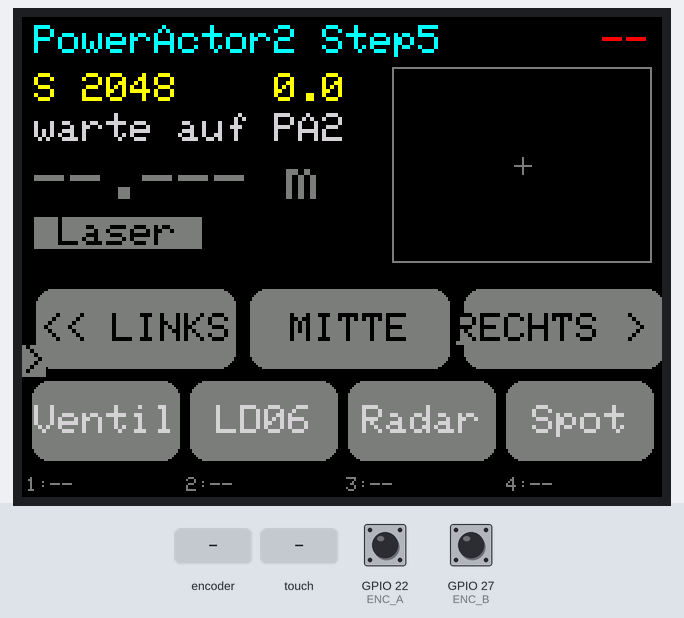
A sketch run on a simulated ESP32. Parts: 320×240 colour display. The test bench sets the inputs (shaded band); at power-on: GPIO 22 (ENC_A) HIGH, GPIO 27 (ENC_B) HIGH. WiFi joins after 1.5 s; servers stay silent unless stated; not simulated (calls return 0 or success): Credentials.h; what the sketch prints to the serial monitor is not drawn.

Above: at 3.0 s.
3.1 s: rotary encoder on GPIO 22 (ENC_A) / GPIO 27 (ENC_B) turned 3 steps (first pin leading)
At 4.5 s:
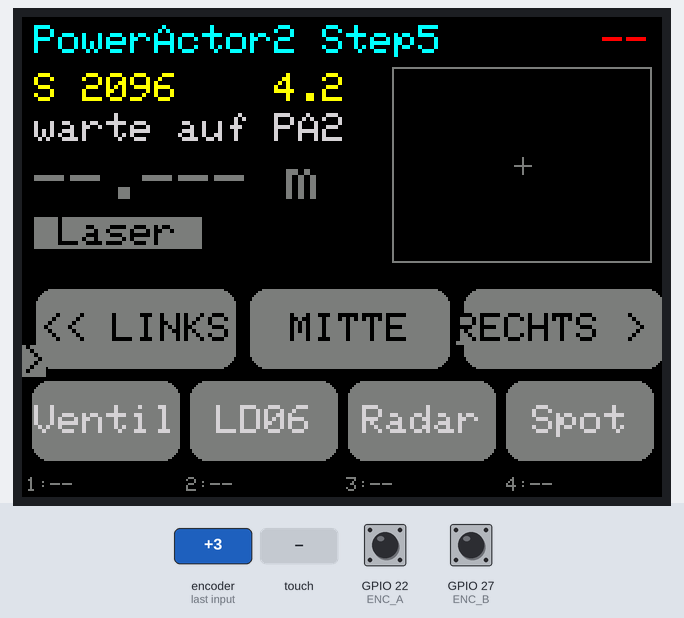
5.2 s: screen touched at 13 % across, 70 % down
At 5.9 s:
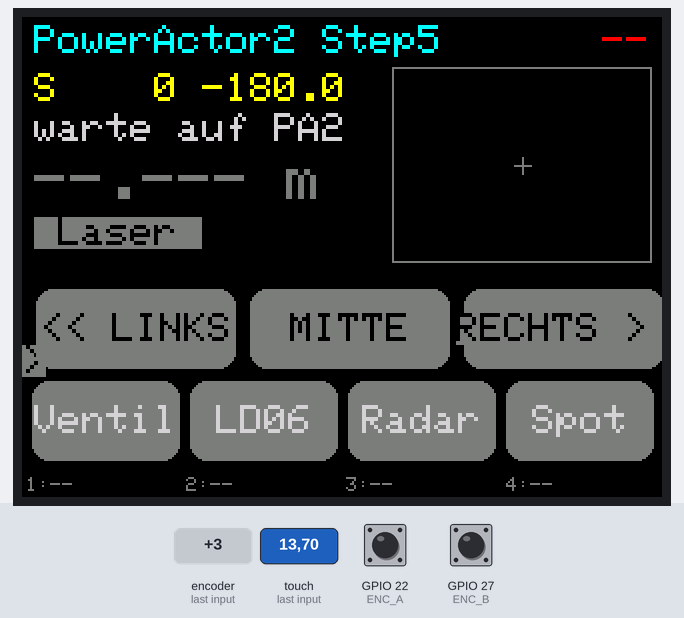
7.0 s: screen touched at 87 % across, 70 % down
At 8.5 s:
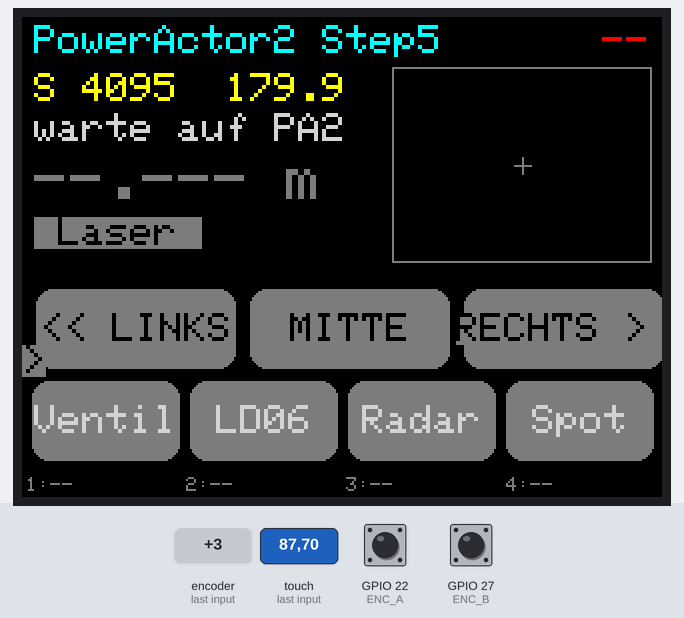
8.8 s: screen touched at 87 % across, 70 % down
At 8.95 s:
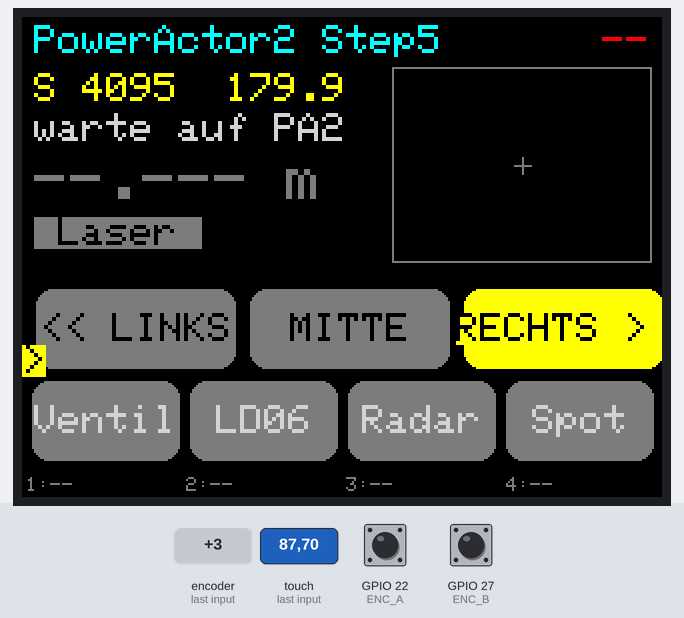
10.6 s: rotary encoder on GPIO 22 (ENC_A) / GPIO 27 (ENC_B) turned 2 steps (second pin leading)
At 11.2 s:
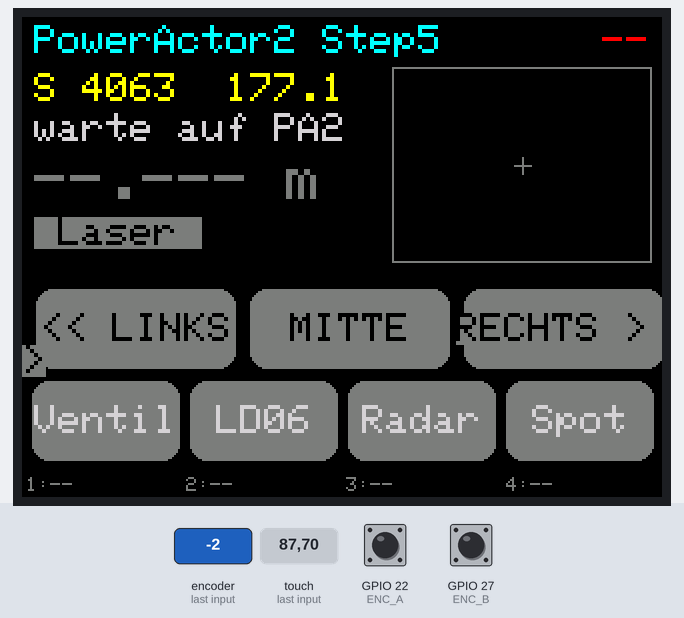
Timing chart, 0 to 13.5 s (numbered marks = the images above; inputs shaded):
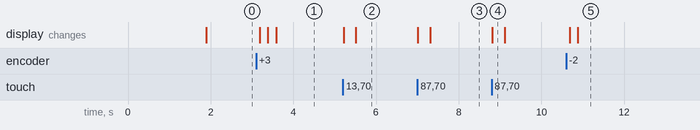

Measured:
- after the input at 3.1 s, the display: first changes after 0.08 s (image 1 shows a later state)
- after the input at 5.2 s, the display: first changes at once (image 2 shows a later state)
- after the input at 7.0 s, the display: first changes at once (image 3 shows a later state)
- after the input at 8.8 s, the display: changes at once (image 4)
- after the input at 10.6 s, the display: first changes after 0.08 s (image 5 shows a later state)

The sketch:

Step5_Display.ino
```cpp
// =============================================================================
//  Step5_Display - Display-/Encoder-Seite zu Step5_RelaysIR (PowerActor2)
//  Basis: Step4_Display (Servo-Bedienung, Lidar-/Laser-Anzeige unveraendert)
//         + Relais-Knoepfe + Bild der IR-Positionskamera (bis 4 Punkte).
//
//  Bedienung:
//    Drehknopf          : faehrt den Servo direkt (ENC_STEP Ticks je Raste)
//    Touch << LINKS     : so schnell wie moeglich an den linken Rand (0 = -180 Grad)
//    Touch MITTE        : so schnell wie moeglich in die Mitte (2048 = 0 Grad)
//    Touch RECHTS >>    : so schnell wie moeglich an den rechten Rand (4095 = +180 Grad)
//    Touch Ventil/LD06/Radar/Spot : Relais umschalten (gruen = EIN)
//  Anzeige: Servo Soll/Ist/Temperatur, Lidar-Distanz (bzw. Fehler), Laser EIN/AUS,
//  rechts oben das IR-Kamerabild (1024 x 768 auf 128 x 96 verkleinert) mit den
//  Punkten 1..4 (rot/gruen/cyan/gelb), unten deren Koordinaten.
//  Der Laser schaltet der PowerActor2 selbst (< 0,5 m), das Display zeigt ihn nur.
//  Die Relais gehen am PowerActor2 aus, wenn das Display 3 s nichts sendet.
//
//  Kein Flackern: der feste Teil (Titel, Knoepfe, Rahmen) wird EINMAL
//  gezeichnet; danach werden nur geaenderte Werte ueberschrieben - Text mit
//  Hintergrundfarbe auf fester Breite, IR-Punkte nur bei Bewegung neu.
//
//  Touch: XPT2046 des CYD28, von LGFX_AUTODETECT eingerichtet (wie
//  Displays/Bedienung_Einstellungen), nur die Druck-Flanke loest aus.
//  Protokoll: eigenes Test-Protokoll, identisch in Step5_RelaysIR (kein xCom).
//  Board: CYD28 (ESP32-2432S028), FQBN esp32:esp32:esp32, per USB-COM flashen.
// =============================================================================
#include <Arduino.h>
#include <WiFi.h>
#include <WiFiUdp.h>
#include <Credentials.h>   // ssid, password
#include <LovyanGFX.hpp>
#define LGFX_AUTODETECT
#include <LGFX_AUTODETECT.hpp>

LGFX gfx;

// Encoder am CYD28 (aus Pa1_1_encoderTest6_3_1/dispDef.h)
#define ENC_A 22
#define ENC_B 27

#define ENC_STEP  16          // Servo-Ticks je Raste (~1,4 Grad)
#define POLL_MS   150
#define SEND_GAP  60          // ms: Servo-Ziel hoechstens so oft senden

// ── Protokoll (identisch in Step5_RelaysIR) ──────────────────────────────────

#define PA2_IP            IPAddress(192, 168, 0, 181)
#define STEP2_CMD_PORT    4310
#define STEP2_STATE_PORT  4311
#define STEP5_MAGIC       0x55
#define SERVO_MIN         0
#define SERVO_MAX         4095
#define SERVO_CENTER      2048
#define LIDAR_NONE        0xFF
#define IR_NONE           1023

enum : uint8_t { S2_POLL = 0, S2_SERVO = 1, S2_RELAY = 2, S2_FAST = 3 };

struct __attribute__((packed)) Step2Cmd {
  uint8_t  magic;
  uint8_t  type;
  uint16_t value;
};

struct __attribute__((packed)) Step5State {
  uint8_t  magic;
  uint8_t  servoOk;
  uint16_t servoGoal;
  uint16_t servoPos;
  uint8_t  tempC;
  uint8_t  lidarErr;
  uint32_t lidarMm;
  uint8_t  laserOn;
  uint8_t  relays;
  uint8_t  irOk;
  uint16_t irX[4];
  uint16_t irY[4];
  uint8_t  irS[4];
};

WiFiUDP udp;
Step5State st = {};
bool     haveState = false;
uint32_t lastRx    = 0;

// ── Bedienzustand ────────────────────────────────────────────────────────────

int  target    = SERVO_CENTER; // Servo-Soll am Display
bool targetDirty = false;
bool touchDown = false;       // Entprellung: nur Druck-Flanke feuert
int  flashBtn  = -1;          // zuletzt gedrueckter Servo-Knopf (kurz hell)
uint32_t flashUntil = 0;

// Ein Anzeigefeld: schreibt nur, wenn sich Text oder Farbe geaendert haben,
// und fuellt immer auf die volle Feldbreite (alte, laengere Texte verschwinden
// ohne vorheriges Loeschen).
struct Field {
  int x, y, chars, size;
  char last[56];
  uint16_t lastFg, lastBg;
};

// Servo-Knoepfe: nebeneinander, gleiche Breite
struct FastBtn { const char *text; uint16_t pos; };
const FastBtn BTNS[3] = {{"<< LINKS", SERVO_MIN}, {"MITTE", SERVO_CENTER}, {"RECHTS >>", SERVO_MAX}};
#define BTN_Y   136
#define BTN_H   40
#define BTN_W   100
#define BTN_GAP 7
int btnX(int i) { return BTN_GAP + i * (BTN_W + BTN_GAP); }

// Relais-Knoepfe (Reihenfolge = Relais 1..4 am PowerActor2)
const char *RELAY_TEXT[4] = {"Ventil", "LD06", "Radar", "Spot"};
#define REL_Y   182
#define REL_H   40
#define REL_W   74
#define REL_GAP 5
int relX(int i) { return REL_GAP + i * (REL_W + REL_GAP); }
int8_t relDrawn[4] = {-1, -1, -1, -1};   // gezeichneter Zustand: -1 neu, 0 aus, 1 ein, 2 offline

// IR-Bild: 1024 x 768 -> 128 x 96 (Faktor 8)
#define IRV_X  186
#define IRV_Y  26
#define IRV_W  128
#define IRV_H  96
const uint16_t IR_COL[4] = {TFT_RED, TFT_GREEN, TFT_CYAN, TFT_YELLOW};
int irPx[4] = {-1, -1, -1, -1}, irPy[4], irPr[4];   // gezeichnete Punkte (-1 = keiner)


// ── Encoder (1:1 aus Pa1_1_encoderTest6_3_1/dispProc.ino) ───────────────────

bool readEncoder(int &encoderValue, int counterStep) {
  static int counter = 0;
  static int lastCounter = 0;

  lastCounter = counter;
  static uint8_t old_AB = 3;
  static int8_t encval = 0;
  static const int8_t enc_states[] = {0,-1,1,0,1,0,0,-1,-1,0,0,1,0,1,-1,0};

  old_AB <<= 2;
  if (digitalRead(ENC_A)) old_AB |= 0x02;
  if (digitalRead(ENC_B)) old_AB |= 0x01;
  encval += enc_states[(old_AB & 0x0f)];

  if (encval > 3)       { counter++; encval = 0; }
  else if (encval < -3) { counter--; encval = 0; }

  if (lastCounter != counter) {
    if (counter > lastCounter) encoderValue += counterStep;
    if (counter < lastCounter) encoderValue -= counterStep;
    return true;
  }
  return false;
}

// ── Senden / Empfangen ───────────────────────────────────────────────────────

void sendCmd(uint8_t type, uint16_t value) {
  Step2Cmd c = {STEP5_MAGIC, type, value};
  udp.beginPacket(PA2_IP, STEP2_CMD_PORT);
  udp.write((const uint8_t *)&c, sizeof(c));
  udp.endPacket();
}

bool receiveState() {
  int len = udp.parsePacket();
  if (len <= 0) return false;
  Step5State s;
  if (len != sizeof(s)) { udp.flush(); return false; }
  udp.read((uint8_t *)&s, sizeof(s));
  if (s.magic != STEP5_MAGIC) return false;
  if (!haveState) target = s.servoGoal;   // beim ersten Kontakt Soll uebernehmen
  st = s;
  haveState = true;
  lastRx = millis();
  return true;
}

bool online() { return haveState && millis() - lastRx < 2000; }

// ── Anzeige ──────────────────────────────────────────────────────────────────

float ticksToDeg(int t) { return (t - 2048) * 360.0f / 4096.0f; }

void drawField(Field &f, uint16_t fg, uint16_t bg, const char *fmt, ...) {
  char buf[56];
  va_list ap;
  va_start(ap, fmt);
  vsnprintf(buf, sizeof(buf), fmt, ap);
  va_end(ap);
  int n = strlen(buf);
  while (n < f.chars && n < (int)sizeof(buf) - 1) buf[n++] = ' ';
  buf[n] = 0;
  if (!strcmp(buf, f.last) && fg == f.lastFg && bg == f.lastBg) return;
  gfx.setTextSize(f.size);
  gfx.setTextColor(fg, bg);
  gfx.setCursor(f.x, f.y);
  gfx.print(buf);
  strcpy(f.last, buf);
  f.lastFg = fg; f.lastBg = bg;
}

Field fOnline = {290, 4,   2, 2, "", 0, 0};
Field fSoll   = {6,   28, 14, 2, "", 0, 0};
Field fIst    = {6,   48, 14, 2, "", 0, 0};
Field fLidar  = {6,   70,  9, 3, "", 0, 0};
Field fLaser  = {6,  100,  7, 2, "", 0, 0};
Field fTemp   = {110, 100, 5, 2, "", 0, 0};
Field fLidInfo= {6,  122, 29, 1, "", 0, 0};
Field fIrInfo = {IRV_X, IRV_Y + IRV_H + 3, 21, 1, "", 0, 0};
Field fIrPt[4] = {{2, 230, 13, 1, "", 0, 0}, {82, 230, 13, 1, "", 0, 0},
                  {162, 230, 13, 1, "", 0, 0}, {242, 230, 13, 1, "", 0, 0}};

void drawButton(int i) {
  uint16_t bg = (i == flashBtn) ? TFT_YELLOW : TFT_DARKGREY;
  int x = btnX(i);
  gfx.fillRoundRect(x, BTN_Y, BTN_W, BTN_H, 8, bg);
  gfx.setTextSize(2);
  gfx.setTextColor(TFT_BLACK, bg);
  gfx.setCursor(x + (BTN_W - (int)strlen(BTNS[i].text) * 12) / 2, BTN_Y + BTN_H / 2 - 8);
  gfx.print(BTNS[i].text);
}

// Relais-Knopf nach dem Zustand, den der PowerActor2 meldet
void drawRelay(int i) {
  int8_t s = !online() ? 2 : ((st.relays >> i) & 1);
  if (s == relDrawn[i]) return;
  relDrawn[i] = s;
  uint16_t bg = s == 1 ? TFT_GREEN : TFT_DARKGREY;
  uint16_t fg = s == 2 ? TFT_LIGHTGREY : TFT_BLACK;
  int x = relX(i);
  gfx.fillRoundRect(x, REL_Y, REL_W, REL_H, 8, bg);
  gfx.setTextSize(2);
  gfx.setTextColor(fg, bg);
  gfx.setCursor(x + (REL_W - (int)strlen(RELAY_TEXT[i]) * 12) / 2, REL_Y + REL_H / 2 - 8);
  gfx.print(RELAY_TEXT[i]);
}

void drawIrGrid() {   // Mittelkreuz als Orientierung
  gfx.drawFastHLine(IRV_X + IRV_W / 2 - 4, IRV_Y + IRV_H / 2, 9, TFT_DARKGREY);
  gfx.drawFastVLine(IRV_X + IRV_W / 2, IRV_Y + IRV_H / 2 - 4, 9, TFT_DARKGREY);
}

void drawStatic() {
  gfx.fillScreen(TFT_BLACK);
  gfx.setTextSize(2);
  gfx.setTextColor(TFT_CYAN, TFT_BLACK);
  gfx.setCursor(6, 4);
  gfx.print("PowerActor2 Step5");
  for (int i = 0; i < 3; i++) drawButton(i);
  for (int i = 0; i < 4; i++) { relDrawn[i] = -1; drawRelay(i); }
  gfx.drawRect(IRV_X - 1, IRV_Y - 1, IRV_W + 2, IRV_H + 2, TFT_DARKGREY);
  drawIrGrid();
}

const char *lidarErrText(uint8_t e) {
  switch (e) {
    case 1:  return "Signal zu schwach";
    case 2:  return "Signal zu stark";
    case 3:  return "ausser Reichweite";
    case 4:  return "Systemfehler";
    default: return "Fehler";
  }
}

// IR-Punkte: nur wenn sich einer bewegt hat, alle alten loeschen und alle
// neuen zeichnen (so bleibt bei Ueberlappung keiner angeknabbert)
void drawIr(bool on) {
  int nx[4], ny[4], nr[4];
  bool changed = false;
  for (int i = 0; i < 4; i++) {
    bool valid = on && st.irOk && st.irX[i] < IR_NONE && st.irY[i] < 768;
    nx[i] = valid ? IRV_X + st.irX[i] * IRV_W / 1024 : -1;
    ny[i] = valid ? IRV_Y + st.irY[i] * IRV_H / 768 : 0;
    nr[i] = valid ? 2 + min((int)st.irS[i], 12) / 3 : 0;
    if (nx[i] != irPx[i] || ny[i] != irPy[i] || nr[i] != irPr[i]) changed = true;
  }
  if (changed) {
    gfx.setClipRect(IRV_X, IRV_Y, IRV_W, IRV_H);   // Rahmen bleibt heil
    for (int i = 0; i < 4; i++)
      if (irPx[i] >= 0) gfx.fillCircle(irPx[i], irPy[i], irPr[i], TFT_BLACK);
    drawIrGrid();
    for (int i = 0; i < 4; i++) {
      irPx[i] = nx[i]; irPy[i] = ny[i]; irPr[i] = nr[i];
      if (nx[i] >= 0) gfx.fillCircle(nx[i], ny[i], nr[i], IR_COL[i]);
    }
    gfx.clearClipRect();
  }

  int n = 0;
  for (int i = 0; i < 4; i++) {
    if (nx[i] >= 0) {
      n++;
      drawField(fIrPt[i], IR_COL[i], TFT_BLACK, "%d:%u,%u s%u", i + 1, st.irX[i], st.irY[i], st.irS[i]);
    } else {
      drawField(fIrPt[i], TFT_DARKGREY, TFT_BLACK, "%d:--", i + 1);
    }
  }
  if (!on)            drawField(fIrInfo, TFT_DARKGREY, TFT_BLACK, "");
  else if (!st.irOk)  drawField(fIrInfo, TFT_ORANGE, TFT_BLACK, "IR-Kamera fehlt");
  else                drawField(fIrInfo, TFT_LIGHTGREY, TFT_BLACK, "IR: %d Punkt%s", n, n == 1 ? "" : "e");
}

void drawValues() {
  bool on = online();
  drawField(fOnline, on ? TFT_GREEN : TFT_RED, TFT_BLACK, on ? "ok" : "--");
  drawField(fSoll, TFT_YELLOW, TFT_BLACK, "S %4d %6.1f", target, ticksToDeg(target));

  if (on && st.servoOk) {
    drawField(fIst, TFT_LIGHTGREY, TFT_BLACK, "I %4u %6.1f", st.servoPos, ticksToDeg(st.servoPos));
    drawField(fTemp, TFT_LIGHTGREY, TFT_BLACK, "%uC", st.tempC);
  } else {
    drawField(fIst, TFT_LIGHTGREY, TFT_BLACK, on ? "Servo fehlt" : "warte auf PA2");
    drawField(fTemp, TFT_LIGHTGREY, TFT_BLACK, "");
  }

  if (!on || st.lidarErr == LIDAR_NONE) {
    drawField(fLidar, TFT_DARKGREY, TFT_BLACK, "--.--- m");
    drawField(fLidInfo, TFT_DARKGREY, TFT_BLACK, on ? "Lidar: keine Messung" : "");
  } else if (st.lidarErr != 0) {
    drawField(fLidar, TFT_ORANGE, TFT_BLACK, "--.--- m");
    drawField(fLidInfo, TFT_ORANGE, TFT_BLACK, "Lidar: %s", lidarErrText(st.lidarErr));
  } else {
    drawField(fLidar, st.lidarMm < 500 ? TFT_RED : TFT_WHITE, TFT_BLACK,
              "%2lu.%03lu m", (unsigned long)(st.lidarMm / 1000), (unsigned long)(st.lidarMm % 1000));
    drawField(fLidInfo, TFT_DARKGREY, TFT_BLACK, "Lidar ok - Laser EIN < 0,5 m");
  }

  bool laser = on && st.laserOn;
  drawField(fLaser, TFT_BLACK, laser ? TFT_RED : TFT_DARKGREY, laser ? " LASER " : " Laser ");

  for (int i = 0; i < 4; i++) drawRelay(i);
  drawIr(on);
}

// ── Arduino ──────────────────────────────────────────────────────────────────

void setup() {
  Serial.begin(115200);
  gfx.init();
  gfx.setRotation(3);
  gfx.setBrightness(255);
  gfx.fillScreen(TFT_BLACK);
  gfx.setTextSize(2);
  gfx.setTextColor(TFT_YELLOW, TFT_BLACK);
  gfx.setCursor(6, 6);
  gfx.print("WiFi ...");
  pinMode(ENC_A, INPUT_PULLUP);
  pinMode(ENC_B, INPUT_PULLUP);

  WiFi.mode(WIFI_STA);
  WiFi.begin(ssid, password);
  while (WiFi.status() != WL_CONNECTED) delay(250);
  udp.begin(STEP2_STATE_PORT);
  Serial.printf("Step5_Display ready, IP %s\n", WiFi.localIP().toString().c_str());
  sendCmd(S2_POLL, 0);
  drawStatic();
  drawValues();
}

void loop() {
  static uint32_t tPoll = 0, tSend = 0, tDraw = 0;
  static bool redraw = false;

  int v = target;
  if (readEncoder(v, ENC_STEP)) {
    target = constrain(v, SERVO_MIN, SERVO_MAX);
    targetDirty = true;
    redraw = true;
  }

  uint16_t tx, ty;
  if (gfx.getTouch(&tx, &ty)) {
    if (!touchDown) {
      touchDown = true;
      for (int i = 0; i < 3; i++) {
        if ((int)tx >= btnX(i) && (int)tx < btnX(i) + BTN_W &&
            (int)ty >= BTN_Y && (int)ty < BTN_Y + BTN_H) {
          target = BTNS[i].pos;
          targetDirty = false;
          sendCmd(S2_FAST, target);
          tSend = tPoll = millis();
          flashBtn = i;
          flashUntil = millis() + 300;
          drawButton(i);
          redraw = true;
          break;
        }
      }
      for (int i = 0; i < 4; i++) {
        if (online() && (int)tx >= relX(i) && (int)tx < relX(i) + REL_W &&
            (int)ty >= REL_Y && (int)ty < REL_Y + REL_H) {
          bool on = !((st.relays >> i) & 1);         // umschalten
          sendCmd(S2_RELAY, (i << 1) | on);          // Antwort = neuer Zustand
          tPoll = millis();
          break;
        }
      }
    }
  } else {
    touchDown = false;
  }
  if (flashBtn >= 0 && millis() > flashUntil) {
    int i = flashBtn;
    flashBtn = -1;
    drawButton(i);
  }

  if (targetDirty && millis() - tSend > SEND_GAP) {
    sendCmd(S2_SERVO, target);
    targetDirty = false;
    tSend = tPoll = millis();
  }
  if (millis() - tPoll > POLL_MS) {
    sendCmd(S2_POLL, 0);
    tPoll = millis();
  }
  while (receiveState()) redraw = true;

  // Werte hoechstens alle 100 ms auffrischen, sonst verpasst readEncoder Rasten;
  // einmal je Sekunde auch ohne Paket (Online-Anzeige faellt auf "--")
  if ((redraw && millis() - tDraw > 100) || millis() - tDraw > 1000) {
    drawValues();
    tDraw = millis();
    redraw = false;
  }
}
```
